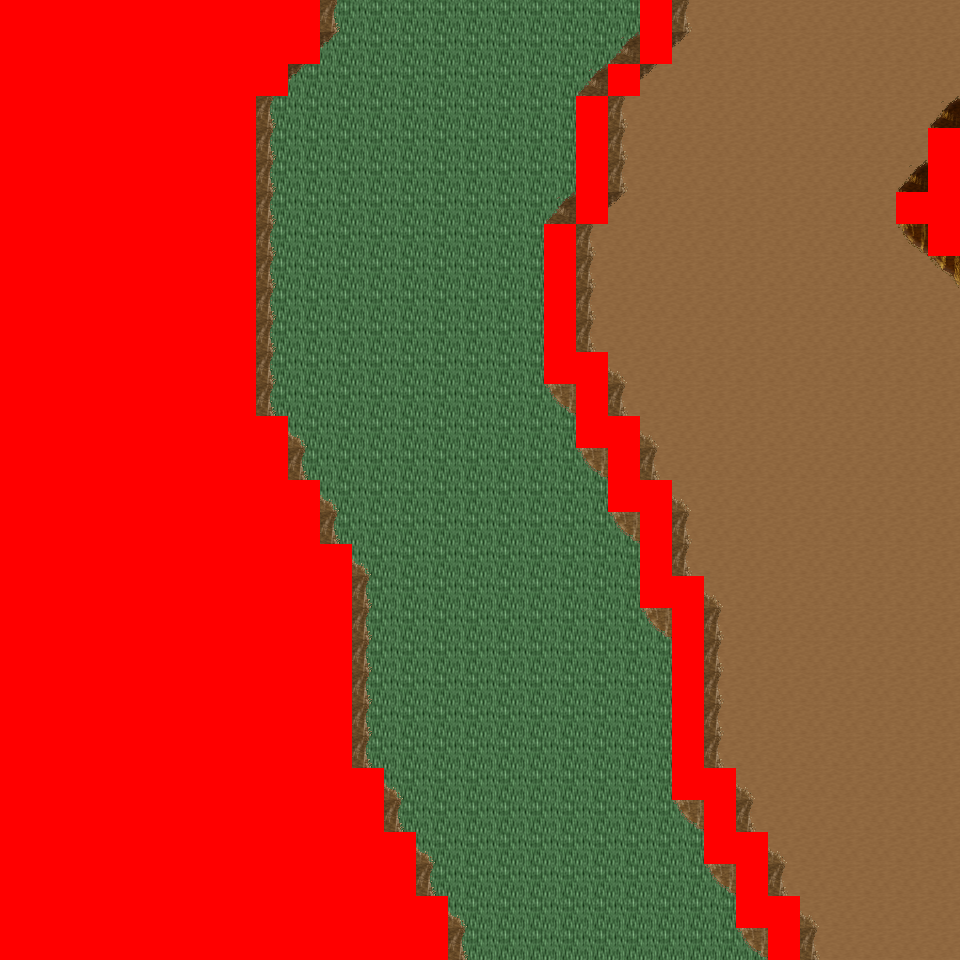

Rendered tile map (Tiled .tmx) drawn with the repository's tilesets; below, a short description and the map source with its tile grids summarised:
An orthogonal 30x30 tile map with 32x32 px tiles, 6 tile layers (Ground, Object, Object2, Above, ...), 8 tilesets and 6 objects (6x mapExit).

<map version="1.0" orientation="orthogonal" renderorder="right-down" width="30" height="30" tilewidth="32" tileheight="32" nextobjectid="7">
  <tileset firstgid="1" name="tileset_logic_collision" tilewidth="32" tileheight="32" tilecount="1" columns="1">
    <image source="../drawable/tileset_logic_collision.png" width="32" height="32" />
  </tileset>
  <tileset firstgid="2" name="tileset_ground_ground" tilewidth="32" tileheight="32" tilecount="33" columns="3">
    <image source="../drawable/tileset_ground_ground.png" width="96" height="352" />
  </tileset>
  <tileset firstgid="35" name="tileset_ground_ridge_earth_pale" tilewidth="32" tileheight="32" tilecount="96" columns="12">
    <image source="../drawable/tileset_ground_ridge_earth_pale.png" width="384" height="256" />
  </tileset>
  <tileset firstgid="131" name="tileset_ground_ridge_earth_dark" tilewidth="32" tileheight="32" tilecount="96" columns="12">
    <image source="../drawable/tileset_ground_ridge_earth_dark.png" width="384" height="256" />
  </tileset>
  <tileset firstgid="227" name="tileset_terrain_desert" tilewidth="32" tileheight="32" tilecount="88" columns="8">
    <image source="../drawable/tileset_terrain_desert.png" width="256" height="352" />
  </tileset>
  <tileset firstgid="315" name="tileset_plant_tree_tree_darkgreen" tilewidth="32" tileheight="32" tilecount="88" columns="8">
    <image source="../drawable/tileset_plant_tree_tree_darkgreen.png" width="256" height="352" />
  </tileset>
  <tileset firstgid="403" name="tileset_plant_cactus_2" tilewidth="32" tileheight="32" tilecount="10" columns="5">
    <image source="../drawable/tileset_plant_cactus_2.png" width="160" height="64" />
  </tileset>
  <tileset firstgid="413" name="tileset_ground_sand_2" tilewidth="32" tileheight="32" tilecount="15" columns="5">
    <image source="../drawable/tileset_ground_sand_2.png" width="160" height="96" />
  </tileset>
  <layer name="Ground" width="30" height="30">
    <data>[900 cells, 900 non-empty, 4 distinct tile ids]</data>
  </layer>
  <layer name="Object" width="30" height="30">
    <data>[900 cells, 212 non-empty, 28 distinct tile ids]</data>
  </layer>
  <layer name="Object2" width="30" height="30">
    <data>[900 cells, 0 non-empty, 0 distinct tile ids]</data>
  </layer>
  <layer name="Above" width="30" height="30">
    <data>[900 cells, 144 non-empty, 17 distinct tile ids]</data>
  </layer>
  <layer name="Above2" width="30" height="30">
    <data>[900 cells, 0 non-empty, 0 distinct tile ids]</data>
  </layer>
  <layer name="Walkable" width="30" height="30">
    <data>[900 cells, 344 non-empty, 1 distinct tile ids]</data>
  </layer>
  <objectgroup name="MapEvents">
    <object id="1" name="north" type="mapExit" x="320" y="0" width="320" height="32">
      <properties>
        <property name="map" value="level_0_x0_y129" />
        <property name="x" value="10" />
        <property name="y" value="28" />
      </properties>
    </object>
    <object id="2" name="north2" type="mapExit" x="672" y="0" width="288" height="32">
      <properties>
        <property name="map" value="level_0_x0_y129" />
        <property name="x" value="21" />
        <property name="y" value="28" />
      </properties>
    </object>
    <object id="3" name="south" type="mapExit" x="448" y="928" width="320" height="32">
      <properties>
        <property name="map" value="level_0_x0_y131" />
        <property name="x" value="14" />
        <property name="y" value="1" />
      </properties>
    </object>
    <object id="4" name="south2" type="mapExit" x="800" y="928" width="160" height="32">
      <properties>
        <property name="map" value="level_0_x0_y131" />
        <property name="x" value="25" />
        <property name="y" value="1" />
      </properties>
    </object>
    <object id="5" name="east" type="mapExit" x="928" y="0" width="32" height="128">
      <properties>
        <property name="map" value="level_0_x1_y130" />
        <property name="x" value="1" />
        <property name="y" value="0" />
      </properties>
    </object>
    <object id="6" name="east2" type="mapExit" x="928" y="256" width="32" height="704">
      <properties>
        <property name="map" value="level_0_x1_y130" />
        <property name="x" value="1" />
        <property name="y" value="8" />
      </properties>
    </object>
  </objectgroup>
</map>
